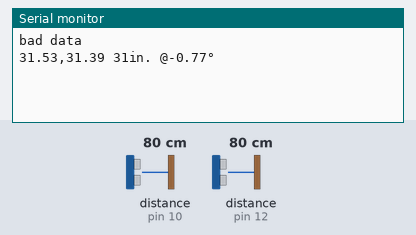
This sketch was run on a simulated Arduino Uno, built with avr-gcc and run on an emulated ATmega328P. Shown: the last lines printed to the serial monitor. Wiring (inferred from the names in the program): 2 × ultrasonic range finder: trigger pin 9, echo pin 10 / trigger pin 11, echo pin 12. The test bench sets the inputs (shaded band); at power-on: distance to the obstacle (sensors on pin 10, pin 12) 80 cm. The echo pulse lasts 58.3 µs per cm.

Above: at 1.8 s.
1.9 s: distance to the obstacle (sensor on pin 10) set to 2 cm
At 2.8 s:
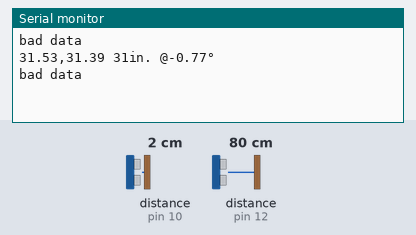
3.4 s: distance to the obstacle (sensor on pin 12) set to 2 cm
At 4.7 s:
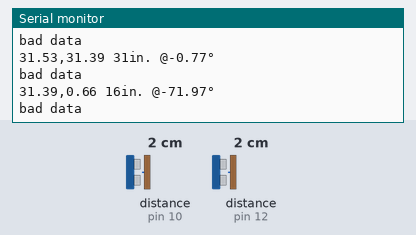
4.9 s: distance to the obstacle (sensor on pin 10) set to 4 cm
At 5.7 s:
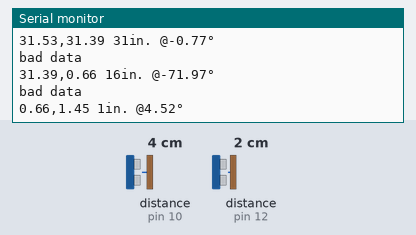
6.4 s: distance to the obstacle (sensor on pin 12) set to 4 cm
At 7.4 s:
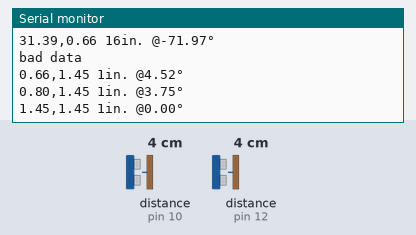
Timing chart, 0 to 8.9 s (numbered marks = the images above; inputs shaded):
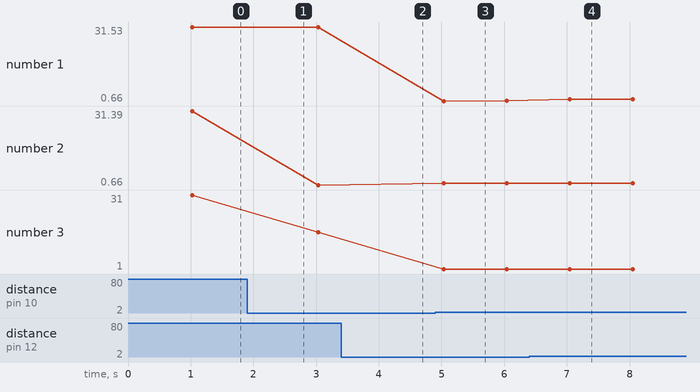

The sketch:

ultrasonicSetTest.ino
```cpp
#include <math.h>

int trigPinLeft = 11;    // Trigger
int echoPinLeft = 12;    // Echo
int trigPinRight = 9;    // Trigger
int echoPinRight = 10;    // Echo

float previousLeftDistance = 0;
float previousRightDistance = 0;
float left;
float right;

const float maxAllowableDelta = 10; // Any greater distance than this between reads is thrown out.

bool trustworthy = false;


void setupElegooUltrasonicSensor(){
  pinMode(trigPinLeft, OUTPUT);
  pinMode(trigPinRight, OUTPUT);
  pinMode(echoPinLeft, INPUT);
  pinMode(echoPinRight, INPUT);
}

float ultrasonicLeft(){
  float inches, duration;
  digitalWrite(trigPinLeft, LOW);
  delayMicroseconds(5);
  digitalWrite(trigPinLeft, HIGH);
  delayMicroseconds(10);
  digitalWrite(trigPinLeft, LOW);
  pinMode(echoPinLeft, INPUT);
  duration = pulseIn(echoPinLeft, HIGH);
  inches= (duration/2.0) / 74.0;   // Divide by 74 or multiply by 0.0135
  return inches;
}

float ultrasonicRight(){
  float inches, duration;
  digitalWrite(trigPinRight, LOW);
  delayMicroseconds(5);
  digitalWrite(trigPinRight, HIGH);
  delayMicroseconds(10);
  digitalWrite(trigPinRight, LOW);
  pinMode(echoPinRight, INPUT);
  duration = pulseIn(echoPinRight, HIGH);
  inches = (duration/2.0) / 74.0;   // Divide by 74 or multiply by 0.0135
  return inches;
}

int getDistance() {
  int center;
  center = (left+right)/2.0;
  return center;
}

double convertToDegrees(double r) {
  return r*180.0/3.14159;
}

double getRotationInDegrees() {
  double disBetweenSensors = 10; //Believe it or not this is the distance between the sensors on the robot
  double angleInRadians = atan(abs(left-right)/(disBetweenSensors)); //returns angle to be parallel
  if (left < right) {
    return convertToDegrees(angleInRadians);
  } else if (right < left) {
    return -(convertToDegrees(angleInRadians));
  } else if (right == left) {
    return 0;
  }
}

bool isUltrasonicGood() {
  float leftDelta = abs(previousLeftDistance - left);
  float rightDelta = abs(previousRightDistance - right);

  if (leftDelta > maxAllowableDelta) {
    trustworthy = false;
  } else if (rightDelta > maxAllowableDelta) {
    trustworthy = false;
  } else {
    trustworthy = true;
  }

  previousLeftDistance = left;
  previousRightDistance = right;

  return trustworthy;
}

void updateUltrasonic() {
  left = ultrasonicLeft();
  right = ultrasonicRight();
}

void setup() {
    Serial.begin (9600);
  setupElegooUltrasonicSensor();
}

void loop() {
  updateUltrasonic();
  if (isUltrasonicGood()) {
    Serial.print(left);
    Serial.print(",");
    Serial.print(right);
    Serial.print (" ");
    Serial.print(getDistance());
    Serial.print("in. @");
    Serial.print(getRotationInDegrees());
    Serial.print("°");
  } else {
    Serial.print("bad data");
  }
  Serial.print("\n");
  delay(1000);
}
```

Measured:
- after the input at 4.9 s, the serial monitor: prints a new line after 0.14 s (image 3)
- after the input at 6.4 s, the serial monitor: prints a new line after 0.64 s (image 4)
- plotted number 1: 31.39 → 0.8 after the input at 4.9 s
- plotted number 2: 31.39 → 0.66 after the input at 1.9 s, 0.66 → 1.45 after the input at 4.9 s
- plotted number 3: 31 → 16 after the input at 1.9 s, 16 → 1 after the input at 4.9 s
